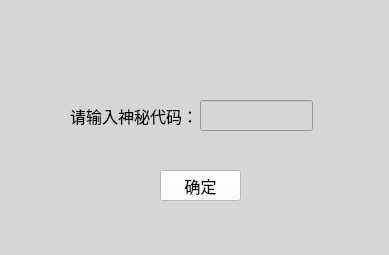
<?xml version="1.0" encoding="UTF-8"?>
<ui version="4.0">
 <class>sudomodel</class>
 <widget class="QWidget" name="sudomodel">
  <property name="geometry">
   <rect>
    <x>0</x>
    <y>0</y>
    <width>389</width>
    <height>255</height>
   </rect>
  </property>
  <property name="windowTitle">
   <string>Form</string>
  </property>
  <widget class="QLabel" name="label">
   <property name="geometry">
    <rect>
     <x>150</x>
     <y>0</y>
     <width>101</width>
     <height>41</height>
    </rect>
   </property>
   <property name="font">
    <font>
     <family>楷体</family>
     <pointsize>18</pointsize>
    </font>
   </property>
   <property name="text">
    <string>妙妙工具</string>
   </property>
  </widget>
  <widget class="QPushButton" name="moneyadd">
   <property name="geometry">
    <rect>
     <x>20</x>
     <y>100</y>
     <width>101</width>
     <height>41</height>
    </rect>
   </property>
   <property name="font">
    <font>
     <pointsize>14</pointsize>
    </font>
   </property>
   <property name="text">
    <string>打钱！</string>
   </property>
  </widget>
  <widget class="QPushButton" name="healthadd">
   <property name="geometry">
    <rect>
     <x>150</x>
     <y>100</y>
     <width>91</width>
     <height>41</height>
    </rect>
   </property>
   <property name="font">
    <font>
     <pointsize>14</pointsize>
    </font>
   </property>
   <property name="text">
    <string>更健康！</string>
   </property>
  </widget>
  <widget class="QPushButton" name="fameadd">
   <property name="geometry">
    <rect>
     <x>270</x>
     <y>100</y>
     <width>91</width>
     <height>41</height>
    </rect>
   </property>
   <property name="font">
    <font>
     <pointsize>14</pointsize>
    </font>
   </property>
   <property name="text">
    <string>更有名!</string>
   </property>
  </widget>
  <widget class="QWidget" name="widget" native="true">
   <property name="geometry">
    <rect>
     <x>0</x>
     <y>0</y>
     <width>391</width>
     <height>261</height>
    </rect>
   </property>
   <property name="styleSheet">
    <string notr="true">background-color: rgb(214, 214, 214);</string>
   </property>
   <widget class="QLabel" name="label_2">
    <property name="geometry">
     <rect>
      <x>70</x>
      <y>100</y>
      <width>171</width>
      <height>31</height>
     </rect>
    </property>
    <property name="font">
     <font>
      <pointsize>12</pointsize>
     </font>
    </property>
    <property name="text">
     <string>请输入神秘代码：</string>
    </property>
   </widget>
   <widget class="QLineEdit" name="lineEdit">
    <property name="geometry">
     <rect>
      <x>200</x>
      <y>100</y>
      <width>113</width>
      <height>31</height>
     </rect>
    </property>
    <property name="text">
     <string/>
    </property>
   </widget>
   <widget class="QPushButton" name="pushButton_3">
    <property name="geometry">
     <rect>
      <x>160</x>
      <y>170</y>
      <width>81</width>
      <height>31</height>
     </rect>
    </property>
    <property name="font">
     <font>
      <family>楷体</family>
      <pointsize>12</pointsize>
     </font>
    </property>
    <property name="styleSheet">
     <string notr="true">background-color: rgb(255, 255, 255);</string>
    </property>
    <property name="text">
     <string>确定</string>
    </property>
   </widget>
  </widget>
 </widget>
 <resources/>
 <connections/>
</ui>
